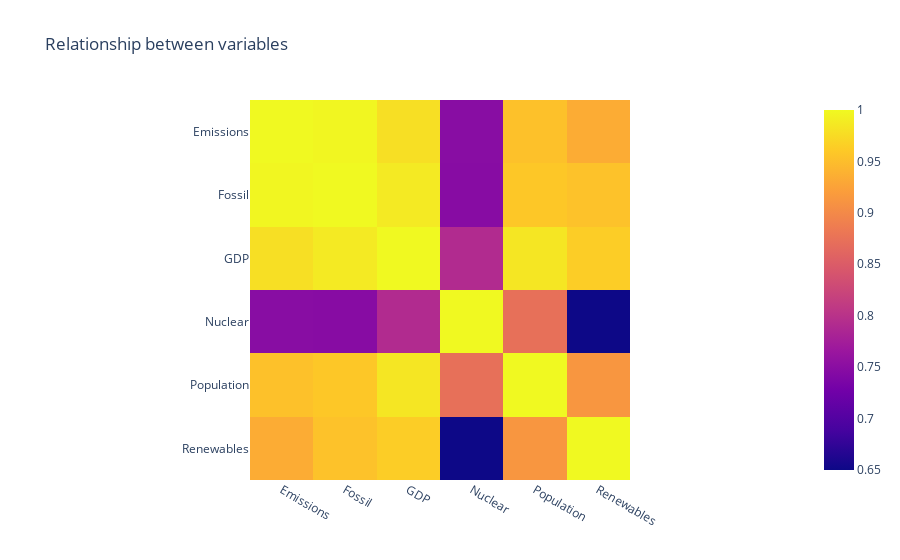

Notebook code for this chart:
### Markdown cell above
## Heatmap of correlation table

### Code cell
fig=px.imshow(df_source2_corr, title='Relationship between variables', labels=dict(x='', y=''))
fig.show()

### Figure 1 — Plotly figure (JSON) as saved in the notebook; plotly's stock layout.template omitted (floating-point values rounded to 4 significant figures)
{"data": [{"coloraxis": "coloraxis", "hovertemplate": "x: %{x}<br>y: %{y}<br>color: %{z}<extra></extra>", "name": "0", "type": "heatmap", "x": ["Emissions", "Fossil", "GDP", "Nuclear", "Population", "Renewables"], "xaxis": "x", "y": ["Emissions", "Fossil", "GDP", "Nuclear", "Population", "Renewables"], "yaxis": "y", "z": [[1, 0.9972, 0.9782, 0.7483, 0.9526, 0.9343], [0.9972, 1, 0.9873, 0.7467, 0.9583, 0.9537], [0.9782, 0.9873, 1, 0.791, 0.9841, 0.9639], [0.7483, 0.7467, 0.791, 1, 0.8729, 0.6498], [0.9526, 0.9583, 0.9841, 0.8729, 1, 0.9125], [0.9343, 0.9537, 0.9639, 0.6498, 0.9125, 1]]}], "layout": {"coloraxis": {"colorscale": [[0, "#0d0887"], [0.1111, "#46039f"], [0.2222, "#7201a8"], [0.3333, "#9c179e"], [0.4444, "#bd3786"], [0.5556, "#d8576b"], [0.6667, "#ed7953"], [0.7778, "#fb9f3a"], [0.8889, "#fdca26"], [1, "#f0f921"]]}, "title": {"text": "Relationship between variables"}, "xaxis": {"anchor": "y", "constrain": "domain", "domain": [0, 1], "scaleanchor": "y"}, "yaxis": {"anchor": "x", "autorange": "reversed", "constrain": "domain", "domain": [0, 1]}}}
